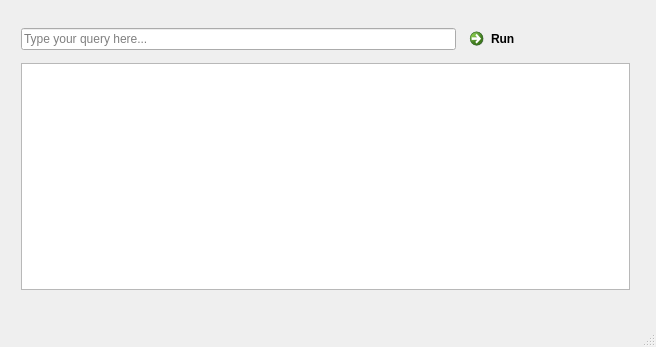
<?xml version="1.0" encoding="UTF-8"?>
<ui version="4.0">
 <class>MainWindow</class>
 <widget class="QMainWindow" name="MainWindow">
  <property name="geometry">
   <rect>
    <x>0</x>
    <y>0</y>
    <width>656</width>
    <height>347</height>
   </rect>
  </property>
  <property name="windowTitle">
   <string>MainWindow</string>
  </property>
  <widget class="QWidget" name="centralWidget">
   <property name="sizePolicy">
    <sizepolicy hsizetype="Maximum" vsizetype="Maximum">
     <horstretch>0</horstretch>
     <verstretch>0</verstretch>
    </sizepolicy>
   </property>
   <widget class="QWidget" name="verticalLayoutWidget">
    <property name="geometry">
     <rect>
      <x>10</x>
      <y>10</y>
      <width>631</width>
      <height>291</height>
     </rect>
    </property>
    <layout class="QVBoxLayout" name="verticalLayout">
     <property name="sizeConstraint">
      <enum>QLayout::SetDefaultConstraint</enum>
     </property>
     <item>
      <layout class="QHBoxLayout" name="horizontalLayout">
       <item>
        <widget class="QLineEdit" name="lineEdit">
         <property name="inputMask">
          <string/>
         </property>
         <property name="text">
          <string/>
         </property>
         <property name="placeholderText">
          <string>Type your query here...</string>
         </property>
        </widget>
       </item>
       <item>
        <widget class="QCommandLinkButton" name="commandLinkButton">
         <property name="text">
          <string>Run</string>
         </property>
        </widget>
       </item>
      </layout>
     </item>
     <item>
      <widget class="QTableView" name="tableView"/>
     </item>
    </layout>
   </widget>
  </widget>
  <widget class="QStatusBar" name="statusBar"/>
  <widget class="QMenuBar" name="menuBar">
   <property name="geometry">
    <rect>
     <x>0</x>
     <y>0</y>
     <width>656</width>
     <height>20</height>
    </rect>
   </property>
  </widget>
 </widget>
 <layoutdefault spacing="6" margin="11"/>
 <resources/>
 <connections/>
</ui>
